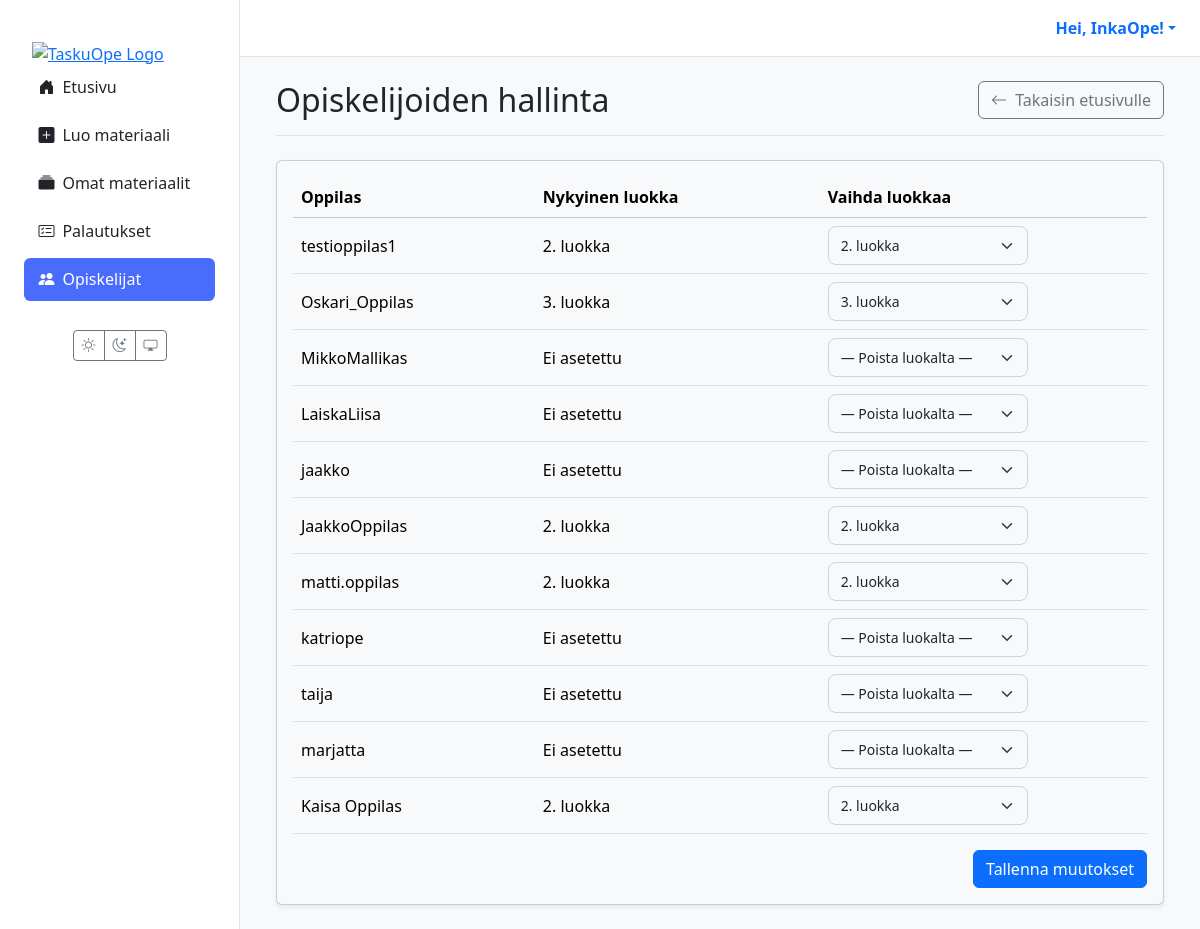
Before: /students/ (signed in) with the older database file.
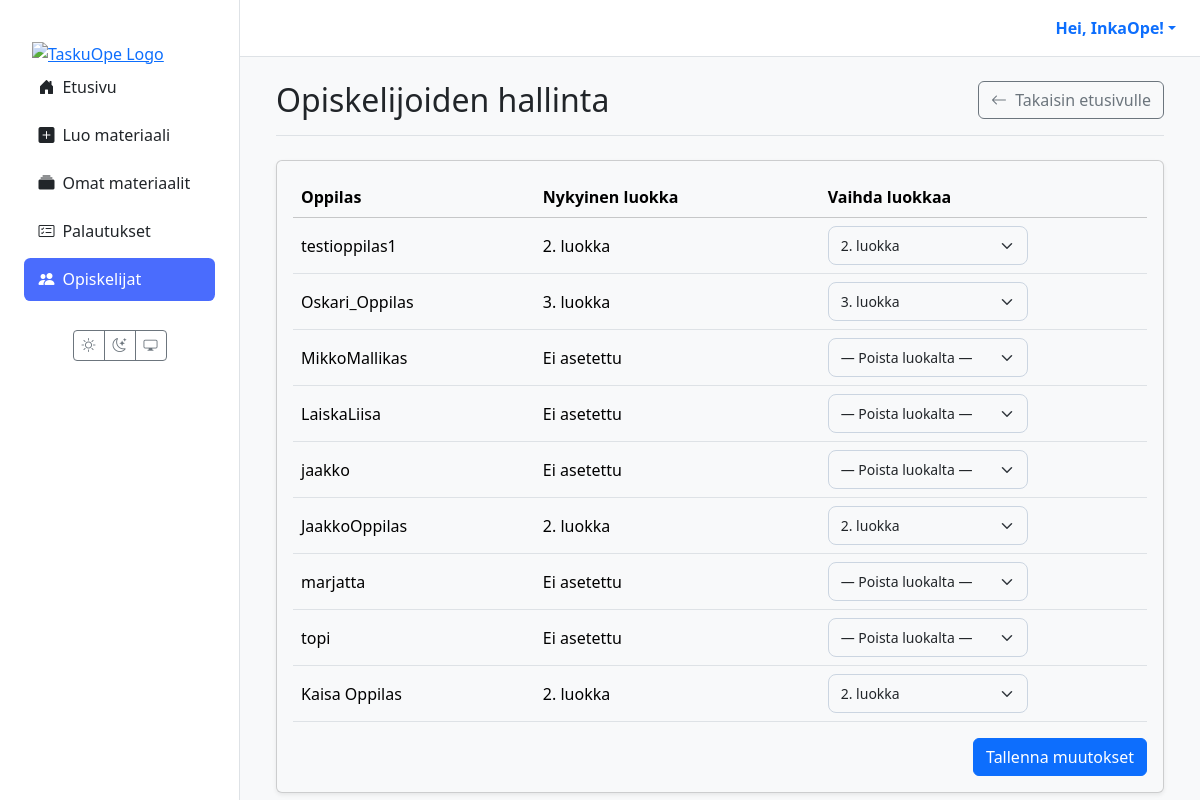
After: the same page with the newer database file.
### users/models.py (models this page shows)
class CustomUser(AbstractUser):
    class Role(models.TextChoices):
        TEACHER = 'TEACHER', 'Teacher'
        STUDENT = 'STUDENT', 'Student'
    role = models.CharField(max_length=50, choices=Role.choices, default=Role.STUDENT)
    grade_class = models.PositiveSmallIntegerField(
        verbose_name="Luokka-aste",
        null=True,  # Salli tyhjä arvo (esim. opettajat)
        blank=True, # Ei pakollinen lomakkeissa
        choices=[(i, f"{i}. luokka") for i in range(1, 10)] # Valinnat 1-9
    )

### materials/views.py (the view, shortened to what this page needs)
# urls.py: path('students/', views.teacher_student_list_view, name='teacher_student_list'),
@login_required
def teacher_student_list_view(request):
    if request.user.role != 'TEACHER':
        messages.error(request, "Vain opettajat voivat hallita opiskelijoita.")
        return redirect('dashboard')
    students = CustomUser.objects.filter(role='STUDENT').order_by('last_name', 'first_name')
    grade_choices = CustomUser._meta.get_field('grade_class').choices
    context = {
        'students': students,
        'grade_choices': grade_choices,
    }
    return render(request, 'materials/teacher_student_list.html', context)

### templates/materials/teacher_student_list.html (shortened to what this page needs)
{% extends 'partials/base.html' %}
{% block content %}
<div class="container-fluid">
  <div class="d-flex justify-content-between align-items-center mb-4 border-bottom pb-3">
    <h1 class="h2 mb-0">Opiskelijoiden hallinta</h1>
    <a href="{% url 'dashboard' %}" class="btn btn-outline-secondary">
      <i class="bi bi-arrow-left me-1"></i> Takaisin etusivulle
    </a>
  </div>
  <div class="card shadow-sm">
    <div class="card-body">
      <form method="post">
        <table class="table table-hover align-middle tasks">
          <thead class="table-light">
            <tr>
              <th>Oppilas</th>
              <th>Nykyinen luokka</th>
              <th>Vaihda luokkaa</th>
            </tr>
          </thead>
          <tbody>
            {% for student in students %}
              <tr>
                <td data-label="Oppilas">{{ student.get_full_name|default:student.username }}</td>
                <td data-label="Nykyinen luokka">{{ student.get_grade_class_display|default:"Ei asetettu" }}</td>
                <td data-label="Vaihda luokkaa">
                  <select name="student-{{ student.id }}" class="form-select form-select-sm" style="max-width: 200px;">
                    <option value="">— Poista luokalta —</option>
                    {% for grade, display in grade_choices %}
                      <option value="{{ grade }}" {% if student.grade_class == grade %}selected{% endif %}>
                        {{ display }}
                      </option>
                    {% endfor %}
                  </select>
                </td>
              </tr>
            {% empty %}
              <tr>
                <td colspan="3" class="text-center text-muted py-4">Järjestelmässä ei ole opiskelijoita.</td>
              </tr>
            {% endfor %}
          </tbody>
        </table>
        <div class="mt-3 text-end">
          <button type="submit" class="btn btn-primary">Tallenna muutokset</button>
        </div>
      </form>
    </div>
  </div>
</div>
{% endblock %}

Changed rows visible on the page:
removed CustomUser: get_full_name "matti.oppilas", grade_class "2. luokka", grade_class+id "2. luokka"
removed CustomUser: get_full_name "katriope", grade_class "Ei asetettu"
removed CustomUser: get_full_name "taija", grade_class "Ei asetettu"
added CustomUser: get_full_name "topi", grade_class "Ei asetettu"
